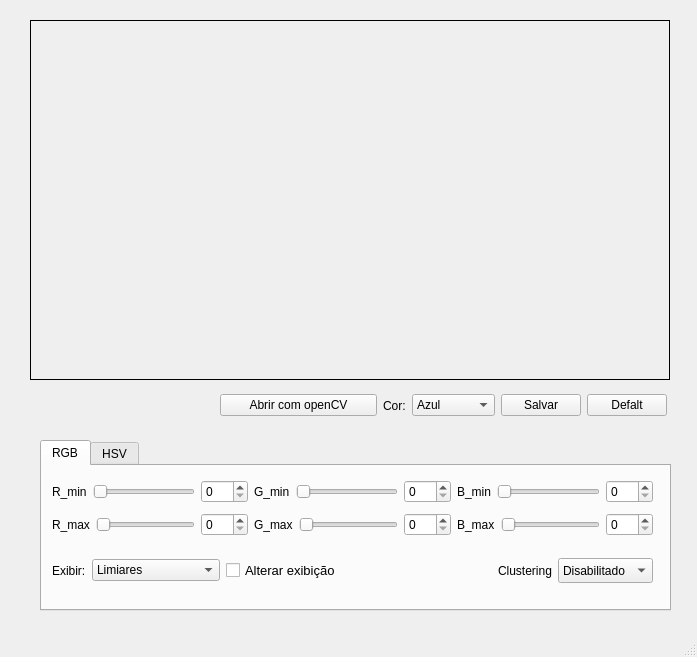
<?xml version="1.0" encoding="UTF-8"?>
<ui version="4.0">
 <class>MainWindow</class>
 <widget class="QMainWindow" name="MainWindow">
  <property name="geometry">
   <rect>
    <x>0</x>
    <y>0</y>
    <width>697</width>
    <height>657</height>
   </rect>
  </property>
  <property name="windowTitle">
   <string>Teste: Programação Paralela</string>
  </property>
  <property name="windowIcon">
   <iconset>
    <normaloff>../../../gpr.ico</normaloff>../../../gpr.ico</iconset>
  </property>
  <widget class="QWidget" name="centralwidget">
   <widget class="QLabel" name="frame">
    <property name="geometry">
     <rect>
      <x>30</x>
      <y>20</y>
      <width>640</width>
      <height>360</height>
     </rect>
    </property>
    <property name="frameShape">
     <enum>QFrame::Panel</enum>
    </property>
    <property name="frameShadow">
     <enum>QFrame::Plain</enum>
    </property>
    <property name="text">
     <string/>
    </property>
   </widget>
   <widget class="QTabWidget" name="tabWidget">
    <property name="geometry">
     <rect>
      <x>40</x>
      <y>440</y>
      <width>631</width>
      <height>171</height>
     </rect>
    </property>
    <property name="currentIndex">
     <number>0</number>
    </property>
    <widget class="QWidget" name="tab">
     <attribute name="title">
      <string>RGB</string>
     </attribute>
     <widget class="QWidget" name="layoutWidget">
      <property name="geometry">
       <rect>
        <x>10</x>
        <y>10</y>
        <width>601</width>
        <height>66</height>
       </rect>
      </property>
      <layout class="QHBoxLayout" name="horizontalLayout_8">
       <item>
        <layout class="QVBoxLayout" name="verticalLayout">
         <item>
          <layout class="QHBoxLayout" name="horizontalLayout_2">
           <item>
            <widget class="QLabel" name="label">
             <property name="text">
              <string>R_min</string>
             </property>
            </widget>
           </item>
           <item>
            <widget class="QSlider" name="R_min">
             <property name="maximum">
              <number>255</number>
             </property>
             <property name="orientation">
              <enum>Qt::Horizontal</enum>
             </property>
            </widget>
           </item>
           <item>
            <widget class="QSpinBox" name="R_min_2">
             <property name="maximum">
              <number>255</number>
             </property>
            </widget>
           </item>
          </layout>
         </item>
         <item>
          <layout class="QHBoxLayout" name="horizontalLayout_3">
           <item>
            <widget class="QLabel" name="label_3">
             <property name="text">
              <string>R_max</string>
             </property>
            </widget>
           </item>
           <item>
            <widget class="QSlider" name="R_max">
             <property name="maximum">
              <number>255</number>
             </property>
             <property name="orientation">
              <enum>Qt::Horizontal</enum>
             </property>
            </widget>
           </item>
           <item>
            <widget class="QSpinBox" name="R_max_2">
             <property name="maximum">
              <number>255</number>
             </property>
            </widget>
           </item>
          </layout>
         </item>
        </layout>
       </item>
       <item>
        <layout class="QVBoxLayout" name="verticalLayout_2">
         <item>
          <layout class="QHBoxLayout" name="horizontalLayout_4">
           <item>
            <widget class="QLabel" name="label_4">
             <property name="text">
              <string>G_min</string>
             </property>
            </widget>
           </item>
           <item>
            <widget class="QSlider" name="G_min">
             <property name="maximum">
              <number>255</number>
             </property>
             <property name="orientation">
              <enum>Qt::Horizontal</enum>
             </property>
            </widget>
           </item>
           <item>
            <widget class="QSpinBox" name="G_min_2">
             <property name="maximum">
              <number>255</number>
             </property>
            </widget>
           </item>
          </layout>
         </item>
         <item>
          <layout class="QHBoxLayout" name="horizontalLayout_5">
           <item>
            <widget class="QLabel" name="label_5">
             <property name="text">
              <string>G_max</string>
             </property>
            </widget>
           </item>
           <item>
            <widget class="QSlider" name="G_max">
             <property name="maximum">
              <number>255</number>
             </property>
             <property name="orientation">
              <enum>Qt::Horizontal</enum>
             </property>
            </widget>
           </item>
           <item>
            <widget class="QSpinBox" name="G_max_2">
             <property name="maximum">
              <number>255</number>
             </property>
            </widget>
           </item>
          </layout>
         </item>
        </layout>
       </item>
       <item>
        <layout class="QVBoxLayout" name="verticalLayout_3">
         <item>
          <layout class="QHBoxLayout" name="horizontalLayout_6">
           <item>
            <widget class="QLabel" name="label_6">
             <property name="text">
              <string>B_min</string>
             </property>
            </widget>
           </item>
           <item>
            <widget class="QSlider" name="B_min">
             <property name="maximum">
              <number>255</number>
             </property>
             <property name="orientation">
              <enum>Qt::Horizontal</enum>
             </property>
            </widget>
           </item>
           <item>
            <widget class="QSpinBox" name="B_min_2">
             <property name="maximum">
              <number>255</number>
             </property>
            </widget>
           </item>
          </layout>
         </item>
         <item>
          <layout class="QHBoxLayout" name="horizontalLayout_7">
           <item>
            <widget class="QLabel" name="label_7">
             <property name="text">
              <string>B_max</string>
             </property>
            </widget>
           </item>
           <item>
            <widget class="QSlider" name="B_max">
             <property name="maximum">
              <number>255</number>
             </property>
             <property name="orientation">
              <enum>Qt::Horizontal</enum>
             </property>
            </widget>
           </item>
           <item>
            <widget class="QSpinBox" name="B_max_2">
             <property name="maximum">
              <number>255</number>
             </property>
            </widget>
           </item>
          </layout>
         </item>
        </layout>
       </item>
      </layout>
     </widget>
     <widget class="QWidget" name="layoutWidget">
      <property name="geometry">
       <rect>
        <x>10</x>
        <y>90</y>
        <width>601</width>
        <height>29</height>
       </rect>
      </property>
      <layout class="QHBoxLayout" name="horizontalLayout_12">
       <item>
        <layout class="QHBoxLayout" name="horizontalLayout_10">
         <item>
          <widget class="QLabel" name="label_8">
           <property name="text">
            <string>Exibir:</string>
           </property>
          </widget>
         </item>
         <item>
          <widget class="QComboBox" name="comboBox">
           <item>
            <property name="text">
             <string>Limiares</string>
            </property>
           </item>
           <item>
            <property name="text">
             <string>Original</string>
            </property>
           </item>
           <item>
            <property name="text">
             <string>Amarelo_binario</string>
            </property>
           </item>
           <item>
            <property name="text">
             <string>Vermelho_binario</string>
            </property>
           </item>
           <item>
            <property name="text">
             <string>Azul_binario</string>
            </property>
           </item>
           <item>
            <property name="text">
             <string>Laranja_binario</string>
            </property>
           </item>
          </widget>
         </item>
         <item>
          <widget class="QCheckBox" name="enable_limiares">
           <property name="font">
            <font>
             <pointsize>10</pointsize>
            </font>
           </property>
           <property name="text">
            <string>Alterar exibição</string>
           </property>
          </widget>
         </item>
        </layout>
       </item>
       <item>
        <spacer name="horizontalSpacer">
         <property name="orientation">
          <enum>Qt::Horizontal</enum>
         </property>
         <property name="sizeHint" stdset="0">
          <size>
           <width>48</width>
           <height>24</height>
          </size>
         </property>
        </spacer>
       </item>
       <item>
        <layout class="QHBoxLayout" name="horizontalLayout_11">
         <item>
          <widget class="QLabel" name="label_9">
           <property name="text">
            <string>Clustering</string>
           </property>
          </widget>
         </item>
         <item>
          <widget class="QComboBox" name="kmeans">
           <property name="maximumSize">
            <size>
             <width>16777215</width>
             <height>25</height>
            </size>
           </property>
           <item>
            <property name="text">
             <string>Disabilitado</string>
            </property>
           </item>
           <item>
            <property name="text">
             <string>All</string>
            </property>
           </item>
           <item>
            <property name="text">
             <string>Azul</string>
            </property>
           </item>
           <item>
            <property name="text">
             <string>Amarelo</string>
            </property>
           </item>
           <item>
            <property name="text">
             <string>Vermelho</string>
            </property>
           </item>
           <item>
            <property name="text">
             <string>Laranja</string>
            </property>
           </item>
          </widget>
         </item>
        </layout>
       </item>
      </layout>
     </widget>
    </widget>
    <widget class="QWidget" name="tab_2">
     <attribute name="title">
      <string>HSV</string>
     </attribute>
    </widget>
   </widget>
   <widget class="QLabel" name="time">
    <property name="geometry">
     <rect>
      <x>450</x>
      <y>30</y>
      <width>181</width>
      <height>20</height>
     </rect>
    </property>
    <property name="styleSheet">
     <string notr="true">color: rgb(243, 243, 243);</string>
    </property>
    <property name="text">
     <string/>
    </property>
    <property name="alignment">
     <set>Qt::AlignCenter</set>
    </property>
   </widget>
   <widget class="QLabel" name="time_2">
    <property name="geometry">
     <rect>
      <x>450</x>
      <y>60</y>
      <width>181</width>
      <height>20</height>
     </rect>
    </property>
    <property name="styleSheet">
     <string notr="true">color: rgb(243, 243, 243);</string>
    </property>
    <property name="text">
     <string/>
    </property>
    <property name="alignment">
     <set>Qt::AlignCenter</set>
    </property>
   </widget>
   <widget class="QWidget" name="layoutWidget">
    <property name="geometry">
     <rect>
      <x>220</x>
      <y>390</y>
      <width>447</width>
      <height>31</height>
     </rect>
    </property>
    <layout class="QHBoxLayout" name="horizontalLayout_13">
     <item>
      <widget class="QPushButton" name="opencv">
       <property name="text">
        <string>Abrir com openCV</string>
       </property>
      </widget>
     </item>
     <item>
      <layout class="QHBoxLayout" name="horizontalLayout_9">
       <item>
        <layout class="QHBoxLayout" name="horizontalLayout">
         <item>
          <widget class="QLabel" name="label_2">
           <property name="text">
            <string>Cor:</string>
           </property>
          </widget>
         </item>
         <item>
          <widget class="QComboBox" name="SelectColor">
           <item>
            <property name="text">
             <string>Azul</string>
            </property>
           </item>
           <item>
            <property name="text">
             <string>Laranja</string>
            </property>
           </item>
           <item>
            <property name="text">
             <string>Amarelo</string>
            </property>
           </item>
           <item>
            <property name="text">
             <string>Verde</string>
            </property>
           </item>
           <item>
            <property name="text">
             <string>Vermelho</string>
            </property>
           </item>
          </widget>
         </item>
        </layout>
       </item>
       <item>
        <widget class="QPushButton" name="salve">
         <property name="text">
          <string>Salvar</string>
         </property>
        </widget>
       </item>
       <item>
        <widget class="QPushButton" name="defalt">
         <property name="text">
          <string>Defalt</string>
         </property>
        </widget>
       </item>
      </layout>
     </item>
    </layout>
   </widget>
   <zorder>tabWidget</zorder>
   <zorder>layoutWidget</zorder>
   <zorder>frame</zorder>
   <zorder>time</zorder>
   <zorder>time_2</zorder>
  </widget>
  <widget class="QMenuBar" name="menubar">
   <property name="geometry">
    <rect>
     <x>0</x>
     <y>0</y>
     <width>697</width>
     <height>22</height>
    </rect>
   </property>
  </widget>
  <widget class="QStatusBar" name="statusbar"/>
 </widget>
 <resources/>
 <connections/>
</ui>
